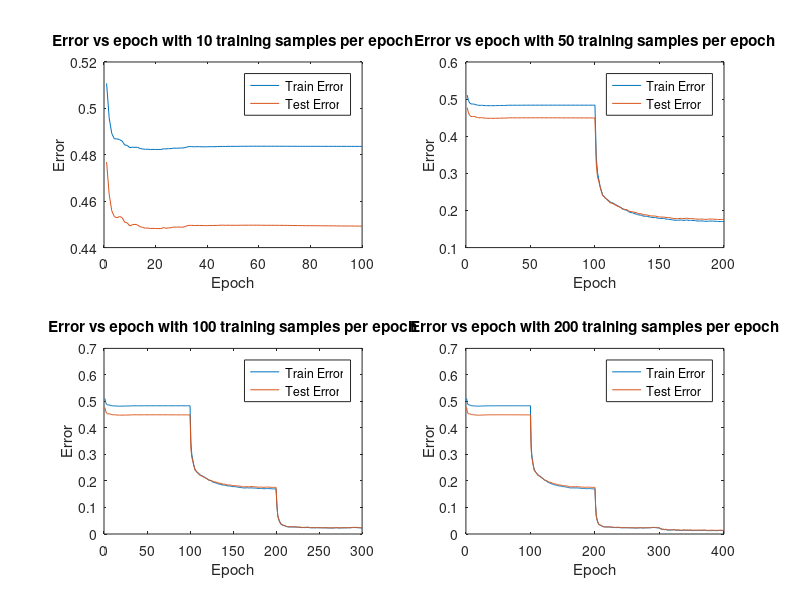

The MATLAB script that drew this image:
% Initialization values
dat = load('assignment3_data');

data = dat.xi;
data = data';

% Training/Testing set 
train_len = length(data) * 0.80;
test_len = length(data) - train_len;

data_train = data(1:train_len,:);
data_test = data(train_len + 1:end,:);

% Generate labels
label = dat.tau;
label_train = label(1:train_len);
label_test = label(train_len + 1:end);

[N, P] = size(dat.xi);

max_epochs = 100;
lr = 0.01;

% Initialize weights
w1 = randi([0 1], 1, N) * 2 - 1;
w1 = w1 ./ norm(w1);
w2 = randi([0 1], 1, N) * 2 - 1;
w2 = w2 ./ norm(w2);

% Maintain errors per epoch
training_errors = [];
testing_errors = [];

amounts_train_per_epoch = [10, 50, 100, 200];
figure;
subplot_nr = 1;
for amount_train_per_epoch = amounts_train_per_epoch
    for i = 1:max_epochs
        for j = 1:amount_train_per_epoch   

            % Get random example and the label from training set
            point_idx = randi(amount_train_per_epoch);
            point = data_train(point_idx,:);
            tau = label_train(point_idx);

            % forward prop
            sigma = tanh(w1 * point') + tanh(w2 * point');

            % Backward prop, compute delta weights and adjust weights
            delta_w1 = (sigma - tau) * (1 - tanh(point * w1')^2) * point;
            delta_w2 = (sigma - tau) * (1 - tanh(point * w2')^2) * point;

            w1 = w1 - lr * delta_w1;
            w2 = w2 - lr * delta_w2;
        end

        % Compute train and test error after epoch
        error_train = 1 / train_len * sum(((tanh(w1 * data_train') + tanh(w2 * data_train') - label_train).^2) / 2);
        error_test = 1 / test_len * sum(((tanh(w1 * data_test') + tanh (w2 * data_test') - label_test).^2) / 2);

        % Store errors for visualization
        training_errors = [training_errors error_train];
        testing_errors = [testing_errors error_test];
    end

    subplot(2,2,subplot_nr);
    subplot_nr = subplot_nr + 1;
    % Visualize errors
    plot(training_errors)
    hold on
    plot(testing_errors)
    xlabel('Epoch')
    ylabel('Error')
    title(['Error vs epoch with ' num2str(amount_train_per_epoch) ' training samples per epoch'])
    legend('Train Error','Test Error')
    
end
